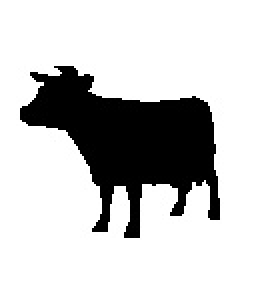
#> input picture HW9/images/img4.jpg, 129 x 142 px, found by its file name (shown 2 times larger)
$ jupyter execute --allow-errors HW9.ipynb   (shell and % lines are left out)
#> lines starting #> are read from the running program, lines starting #| are printed output that depends on the picture; after the words box and inside, x2 and y2 are one past the last pixel; in counts of white or black regions, pixels touching at a corner belong together
# HomeWork 9

**DeadLine : 23:59 19 Azar 1401**

**Total points : 100pts**

Import some prerequisites:

[cell 1]
import cv2
import numpy as np
import matplotlib.pyplot as plt
from scipy import signal

Run this cell for plotting.

[cell 2]
def plotter(img_list, r, w, gray, wr, hr, fig_name = None):
    '''
    Plots images' list with its' caption and saves result image if you want.

    Parameters:
        img_list (list): The list of tuples of image and its' caption.
        r (int): The number of row(s).
        w (int): The number of colunm(s).
        gray (bool): The flag for plotting images in grayscale mode.
        wr (int): The width of one figure.
        hr (int): The height of one figure.
        fig_name (str): The name of the image of the plot. if not set this parameter the plot doesn't save.
    '''

    plt.rcParams['figure.figsize'] = (wr, hr)
    for i in range(len(img_list)):
        plt.subplot(r, w, i + 1)
        if img_list[i][2] == 'img':
            if gray:
                plt.imshow(img_list[i][0], cmap = 'gray')
            else:
                plt.imshow(img_list[i][0])
            plt.xticks([])
            plt.yticks([])
        elif img_list[i][2] == 'hist':
            plt.bar(np.arange(len(img_list[i][0])), img_list[i][0], color = 'c')
        else:
            raise Exception("Only image or histogram. Use third parameter of tuples in img_list and set it to img or hist.")
        plt.title(img_list[i][1])
    if fig_name is not None:
        plt.savefig(fig_name + '.png')
    plt.show()

[cell 3]
a = np.array([
    [0,0,0],
    [-1,1,0],
    [0,0,0],
])
plt.imshow(a , cmap='gray')

# PART 3

**Point : 35 pts**

## Erosion

[cell 4]
def erosion(img , str_elem):
  c = signal.convolve2d(str_elem , img )

  height = img.shape[0]
  width = img.shape[1]

  return np.where(c==5 , 1 , 0)[1:height + 1 , 1:width + 1]

[cell 5]
# check erosion
str_elem = np.array([
    [0,1,0],
    [1,1,1],
    [0,1,0]
])

g = np.array([
    [0,1,0,0],
    [1,1,1,0],
    [0,1,0,0],
    [0,0,1,0]
])

erosion(g , str_elem)

[cell 6]
img  = cv2.imread("/content/img4.jpg")
#> img is the input picture: shape (142, 129, 3); min 0, max 255, mean 198.1
img = cv2.cvtColor(img, cv2.COLOR_BGR2GRAY)
#> img: shape (142, 129)

img_threshed = np.where(img > 128 , 1 , 0)
#> img_threshed: shape (142, 129) int64; values 0 (black) and 1 (white), 77.7% white; 1 black region, box (x1, y1, x2, y2) and area: (10, 33, 110, 119) 4087

str_elem = np.array([
    [0,1,0],
    [1,1,1],
    [0,1,0]
])

plt.imshow(erosion(img_threshed , str_elem).astype('uint8'))
#> in erosion (call 2), `c = signal.convolve2d(str_elem , img )`:
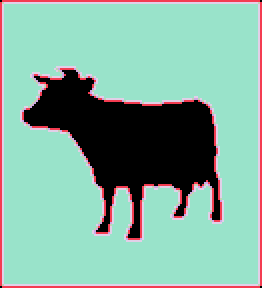
#> c: shape (144, 131) int64 (shown 2 times larger); 6 distinct labels, from 0 to 5; one colour per label, 0 black
#> in erosion (call 2), `return np.where(c==5 , 1 , 0)[1:height + 1 , 1:width + 1]`:
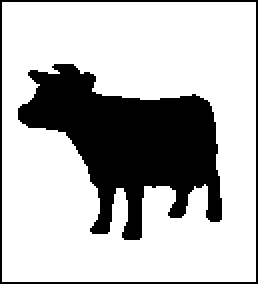
#> returned value: shape (142, 129) int64 (shown 2 times larger); values 0 (black) and 1 (white), 72.3% white; 2 black regions, box (x1, y1, x2, y2) and area: (9, 32, 111, 120) 4540, (0, 0, 129, 142) 538

[cell 7]
plt.imshow(cv2.erode(img ,str_elem.astype('uint8') , iterations=1))

## Dilation

[cell 8]
def dilation(img , str_elem):
  c = signal.convolve2d(str_elem , img)

  height = img.shape[0]
  width = img.shape[1]

  return np.where(c>0 , 1 , 0)[1:height + 1 , 1:width + 1]

[cell 9]
# check dilation
str_elem = np.array([
    [0,1,0],
    [1,1,1],
    [0,1,0]
])

g = np.array([
    [0,0,0,0,0,0,0],
    [0,0,0,0,0,0,0],
    [0,0,0,1,0,0,0],
    [0,0,1,1,1,0,0],
    [0,0,0,1,0,0,0],
    [0,0,0,0,0,0,0],
    [0,0,0,0,0,0,0],
])

plt.imshow(dilation(g , str_elem))

## Opening

[cell 10]
def opening(img , str_elem):
  erode = dilation(img , str_elem)
  return erosion(erode , str_elem)

[cell 11]
  # check opening
str_elem = np.array([
    [0,1,0],
    [1,1,1],
    [0,1,0]
])

g = np.array([
    [0,0,0,0,0,0,0],
    [0,0,0,0,0,0,0],
    [0,0,0,1,0,0,0],
    [0,0,1,1,1,0,0],
    [0,0,0,1,0,0,0],
    [0,0,0,0,0,1,0],
    [0,0,0,0,1,1,0],
])

f, axarr = plt.subplots(1, 2)
axarr[0].imshow(g)
axarr[0].set_title("original")
axarr[0].axis('off')

axarr[1].imshow(opening(g , str_elem))
axarr[1].set_title("opened")
axarr[1].axis('off')

plt.show()

## Skeleton

[cell 12]
def get_k(img , str_element):
  k = 1
  while erosion(image, str_element):
      k += 1
  return k

[cell 13]
# Test get_K
img  = cv2.imread("/content/img4.jpg")
img = cv2.cvtColor(img, cv2.COLOR_BGR2GRAY)

img.shape
#> Out = (142, 129)

[cell 14]
# test subraction
openned = np.array([
    [0,0,1,0,0],
    [0,1,1,1,0],
    [0,1,0,1,0],
    [0,1,0,1,0],
    [0,0,0,0,0],
])

erode = np.array([
    [0,0,0,0,0],
    [0,1,1,1,0],
    [0,1,1,1,0],
    [0,1,0,1,0],
    [0,0,0,0,0],
])

a = erode - openned
np.where(a >=0 , a , 0)

[cell 15]
def find_skeleton(img):
  str_element = np.array([
      [0,1,0],
      [1,1,1],
      [0,1,0],
  ], dtype = np.uint8)

  K = get_k(img , str_element)
  union = np.zeros_like(img)

  img_threshed = np.where(img > 128 , 1 , 0).astype(np.uint8)

  ab = np.uint8(img_threshed.copy())

  for i in range(K):
    erode = erosion(img_threshed,str_element)
    for j in range(K-1):
      erode = erosion(erode,str_element)

    openned = opening(erode,str_element)
    a = erode - openned
    leftovers = np.where(a >=0 , a , 0)
    union = np.maximum(union, leftovers)

  return union

img  = cv2.imread("/content/img2.jpg")
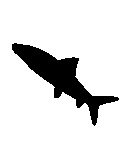
#> input picture HW9/images/img2.jpg, 133 x 156 px, found by its file name
#> img is the input picture: shape (156, 133, 3); min 0, max 255, mean 225.5
img = cv2.cvtColor(img, cv2.COLOR_BGR2GRAY)
#> img: shape (156, 133)

#> (the rest of this cell did not finish here and is left out)


Implement this function to get the input image and return the skeleton of the input image.

Test your implementation (don't change this cell).

[cell 16]
image_list = []

image1 = cv2.imread('img1.jpg', cv2.IMREAD_GRAYSCALE)
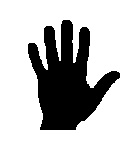
#> input picture HW9/images/img1.jpg, 136 x 157 px, found by its file name
#> image1 is the input picture: shape (157, 136); min 0, max 255, mean 192.1
image_list.append([image1, 'image 1', 'img'])
#> (the rest of this cell did not finish here and is left out)

[cell 17]
def get_skeleton(image):
    """
    Finds the skeleton of the input image.

    Parameters:
        image (numpy.ndarray): The input image.

    Returns:
        numpy.ndarray: The skeleton image.
        numpy.ndarray: The parameters required for reconstructing image
    """

    res = image.copy()
    params = None

    #Write your code here


    return res, params

Implement this function to get the input image as skeleton and return the reconstruction of the skeleton.

[cell 18]
def recons_skeleton(image, params):
    """
    Finds the original image from the skeleton.

    Parameters:
        image (numpy.ndarray): The skeleton of image.
        params (numpy.ndarray): The parameters required for reconstructing image

    Returns:
        numpy.ndarray: The original image.
    """

    res = image.copy()

    #Write your code here


    return res

Test your implementation (don't change this cell).

[cell 19]
image_list = []

#> (the rest of this cell did not finish here and is left out)

# PART 4

**Point : 30 pts**

Here is for your helper functions(optional).

## First part

[cell 20]
def load_image(path):
#> called with path = '/content/img5.jpg'
  image = cv2.imread(path)
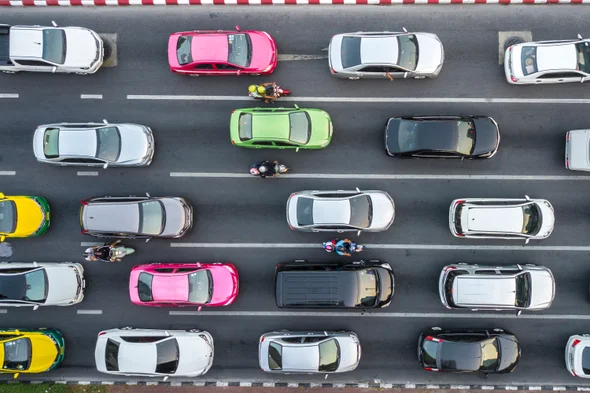
#> input picture HW9/images/img5.jpg, 590 x 393 px, found by its file name
#> image is the input picture: shape (393, 590, 3); mean B, G, R 119.6, 113.5, 110.1
  plt.imshow(image)

  return image

image = load_image("/content/img5.jpg")

[cell 21]
def gray_clahe(image):
  gray = cv2.cvtColor(image, cv2.COLOR_BGR2GRAY)
  clahe = cv2.createCLAHE(clipLimit=2.0, tileGridSize=(8,8))
  clh = clahe.apply(gray)
  plt.imshow(clh)

  return clh

clh = gray_clahe(image)

[cell 22]
def blur_thresh(image):
  blurred = cv2.GaussianBlur(image, (7, 7), 0)
  thresh = cv2.threshold(blurred, 130, 255, cv2.THRESH_BINARY)[1]
#> thresh: shape (393, 590); 36% white; 84 white regions (24 under 20 px), largest, box (x1, y1, x2, y2) and area: (0, 0, 590, 19) 7521, (171, 264, 590, 325) 6136, (95, 328, 277, 393) 4882

  plt.imshow(thresh)

  return thresh

thresh = blur_thresh(clh)

[cell 23]
def open_image(image):
  strc_elem = np.ones((25,25))

  opened = cv2.morphologyEx(image, cv2.MORPH_OPEN, strc_elem)
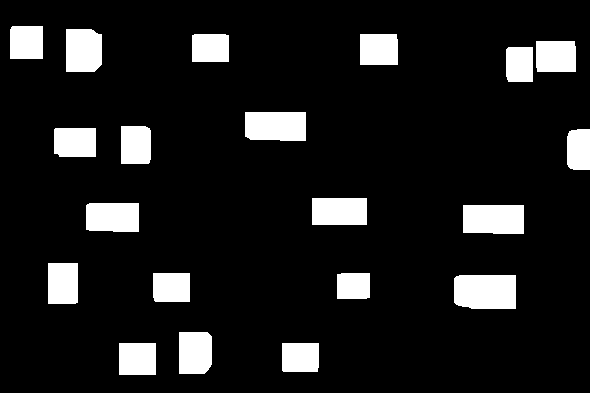
#> opened: shape (393, 590); 11% white; 20 white regions
  plt.imshow(opened)

  return opened

opened = open_image(thresh)

[cell 24]
print( cv2.__version__)

[cell 25]
import imutils

def find_contours(image, mode):
#> called with mode = 0
	cnts = cv2.findContours(image.copy(), mode,
		cv2.CHAIN_APPROX_SIMPLE)
#> cnts = 20 contours; largest, box (x1, y1, x2, y2) and area: (454, 275, 516, 309) 1962, (463, 205, 524, 234) 1650, (245, 112, 306, 141) 1636, (86, 203, 139, 232) 1424, (66, 29, 102, 72) 1413
	cnts = imutils.grab_contours(cnts)

	return cnts

[cell 26]
cnts = find_contours(opened, cv2.RETR_EXTERNAL)

[cell 27]
print(len(cnts))
#| 20

## Shape detection

[cell 28]
def detect(c):
  # initialize the shape name and approximate the contour
  shape = "unidentified"
  peri = cv2.arcLength(c, True)
  approx = cv2.approxPolyDP(c, 0.04 * peri, True)
  return str(len(approx))

[cell 29]
for c in cnts :
  M = cv2.moments(c)
  cX = int(M["m10"] / M["m00"])
  cY = int(M["m01"] / M["m00"])

  shape = detect(c)

  cv2.drawContours(image, [c], -1, (0, 255, 0), 2)
  cv2.putText(image, shape, (cX, cY), cv2.FONT_HERSHEY_SIMPLEX,
		0.5, (255, 255, 255), 2)

  plt.imshow(image)
#> this loop made 20 passes
#> (cX, cY, peri in detect, approx in detect) on passes 1 to 10: (299, 356, 126.8, [[282, 343], [283, 371], [317, 371], [318, 343]]), (137, 358, 134, [[119, 343], [119, 374], [155, 374], [155, 343]]), (194, 352, 139.6, [[179, 332], [179, 373], [204, 373], [211, 336]]), (485, 291, 182.7, [[454, 278], [458, 305], [515, 308], [515, 275]]), (353, 285, 112.8, [[337, 274], [337, 298], [369, 297], [369, 273]]), (171, 286, 126.8, [[153, 273], [155, 301], [189, 301], [189, 273]]), (62, 282, 137.4, [[48, 263], [48, 303], [77, 302], [77, 263]]), (493, 218, 175.4, [[463, 205], [463, 232], [523, 233], [523, 205]]), (112, 216, 157.7, [[86, 205], [86, 229], [138, 231], [138, 203]]), (339, 211, 160, [[312, 198], [312, 224], [366, 224], [366, 198]])
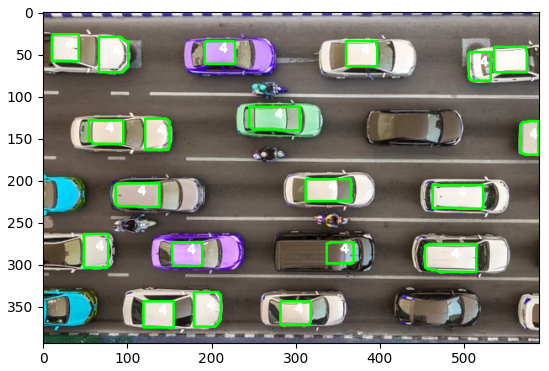
#> figure drawn by matplotlib, 1 panel; B, G, R data is drawn as R, G, B

Implement this function to detect shapes and number of cars in an input image.

[cell 30]
def detect_car_num(image):
    '''
    Detects shapes and number of cars in the input image.

    Parameters:
        image (numpy.ndarray): The input image.

    Returns:
        numpy.ndarray: The result image.
        integer: number of cars
    '''

    result = image.copy()

    clh = gray_clahe(image)

    thresh = blur_thresh(clh)

    opened = open_image (thresh)

    cnts = find_contours(opened,cv2.RETR_EXTERNAL)

    for c in cnts :
      M = cv2.moments(c)
      cX = int(M["m10"] / M["m00"])
      cY = int(M["m01"] / M["m00"])

      shape = detect(c)

      cv2.drawContours(result, [c], -1, (0, 255, 0), 2)
      cv2.putText(result, shape, (cX, cY), cv2.FONT_HERSHEY_SIMPLEX,
        0.5, (255, 255, 255), 2)

      plt.imshow(result)

    cars_num = len(cnts)
#> cars_num = 20

    #Write your code here


    return result,cars_num

Test your implementation (don't change this cell).

[cell 31]
image_list = []
image = cv2.imread('/content/img5.jpg', cv2.IMREAD_COLOR)
image_list.append([image, 'source', 'img'])
image_list.append([detect_car_num(image)[0], 'cars detection', 'img'])
plotter(image_list, 1, 2, True, 8, 6, 'Q4-a')
#> the loop in plotter, `for i in range(len(img_list)):` made 2 passes

## Second part

Implement this function to detect shapes and number of flowers in an input image.

[cell 32]
im = cv2.imread("/content/img6.jpg")
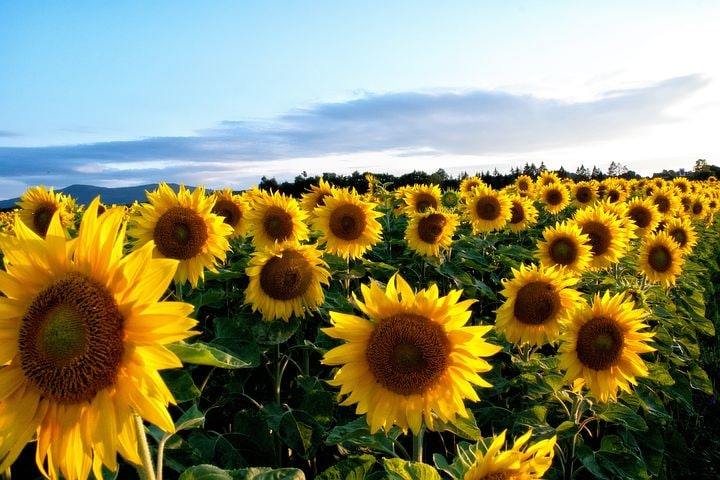
#> input picture HW9/images/img6.jpg, 720 x 480 px, found by its file name
#> im is the input picture: shape (480, 720, 3); mean B, G, R 101, 138.3, 141.7
plt.imshow(im)

[cell 33]
def show_channels(channels):
  f, axarr = plt.subplots(1, 3)

  for i in range(len(channels)):
    axarr[i].imshow(channels[i], cmap = "gray")
    axarr[i].axis('off')

  plt.show()

[cell 34]
blue = im[:,:,0]
green = im[:,:,1]
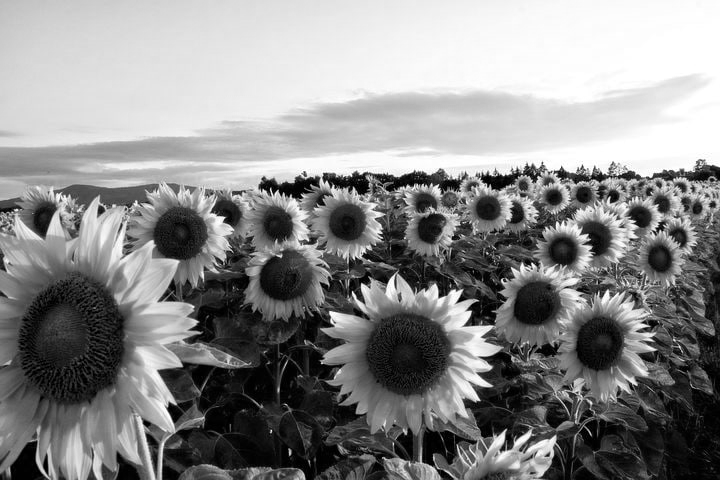
#> green: shape (480, 720); min 0, max 255, mean 138.3
red = im[:,:,2]

channels = [
    blue , green ,red
]

[cell 35]
show_channels(channels)
#> the loop in show_channels, `for i in range(len(channels)):` made 3 passes

[cell 36]
clahe = cv2.createCLAHE(clipLimit=2.0, tileGridSize=(8,8))

clahe_applied = []

for ch in channels :
  clh = clahe.apply(ch)
  clahe_applied.append(clh)
#> this loop made 3 passes
#> pass 3, `clh = clahe.apply(ch)`:
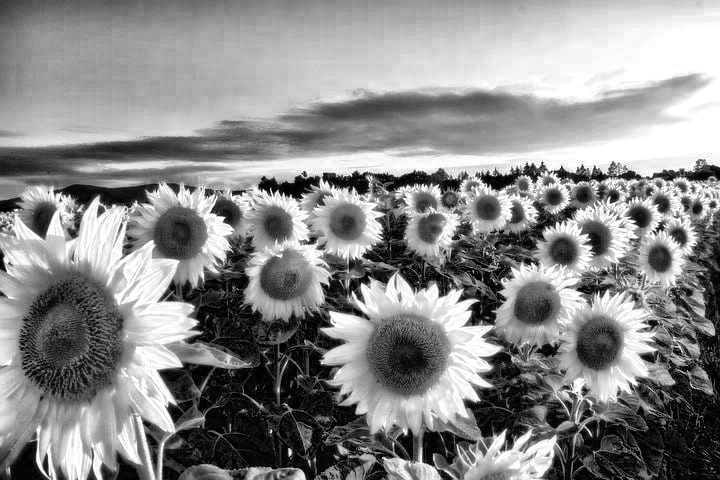
#> clh: shape (480, 720); min 0, max 255, mean 138.9
#> after the loop, clahe_applied = 3 items

show_channels(clahe_applied)
#> the loop in show_channels (call 2), `for i in range(len(channels)):` made 3 passes

[cell 37]
from scipy import ndimage, misc

[cell 38]
kernel_size = 10

channels_dilated = []

#> (the rest of this cell did not finish here and is left out)

#> (a cell that did not finish here is left out)

[cell 40]
def detect_flower_num(image):
    '''
    Detects shapes and number of flowers in the input image.

    Parameters:
        image (numpy.ndarray): The input image.

    Returns:
        numpy.ndarray: The result image.
        integer: number of flowers
    '''

    result = image.copy()
    flowers_num = None

    #Write your code here


    return result,flowers_num

Test your implementation (don't change this cell).

[cell 41]
image_list = []
image = cv2.imread('img6.jpg', cv2.IMREAD_COLOR)
image_list.append([image, 'source', 'img'])
image_list.append([detect_flower_num(image)[0], 'flowers detection', 'img'])
plotter(image_list, 1, 2, True, 8, 6, 'Q4-b')
#> the loop in plotter (call 2), `for i in range(len(img_list)):` made 2 passes
